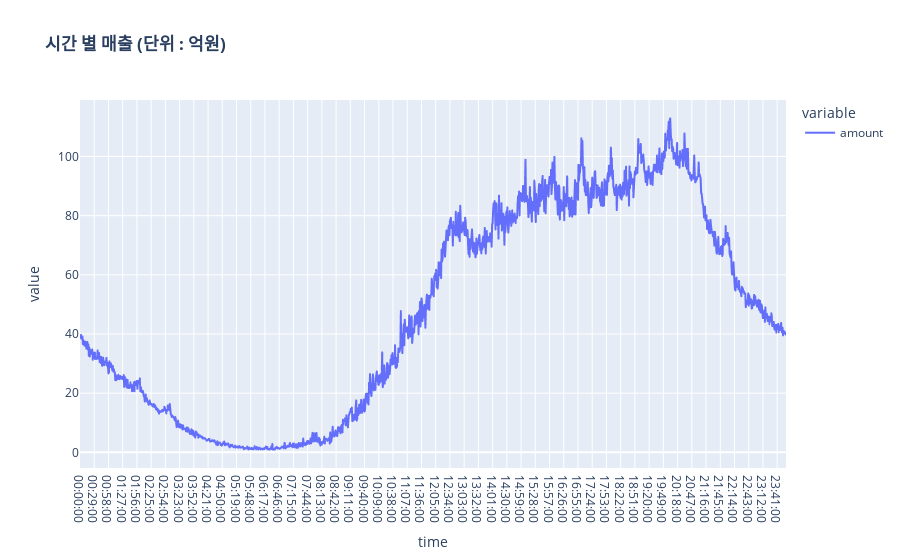

The notebook cell saved with this chart:
### Code cell
fig = px.line(grouped_time.sum(), 
        title = '<b>시간 별 매출 (단위 : 억원)</b>')
fig.show()

### Figure 1 — Plotly figure (JSON) as saved in the notebook; plotly's stock layout.template omitted (floating-point values rounded to 4 significant figures; data arrays with more than 128 entries replaced by an {"elided": "..."} marker saying what was removed)
{"data": [{"hovertemplate": "variable=amount<br>time=%{x}<br>value=%{y}<extra></extra>", "legendgroup": "amount", "line": {"color": "#636efa", "dash": "solid"}, "marker": {"symbol": "circle"}, "mode": "lines", "name": "amount", "showlegend": true, "type": "scattergl", "x": {"elided": "1440 str values"}, "xaxis": "x", "y": {"elided": "1440 float values"}, "yaxis": "y"}], "layout": {"legend": {"title": {"text": "variable"}, "tracegroupgap": 0}, "title": {"text": "<b>시간 별 매출 (단위 : 억원)</b>"}, "xaxis": {"anchor": "y", "domain": [0, 1], "title": {"text": "time"}}, "yaxis": {"anchor": "x", "domain": [0, 1], "title": {"text": "value"}}}}
